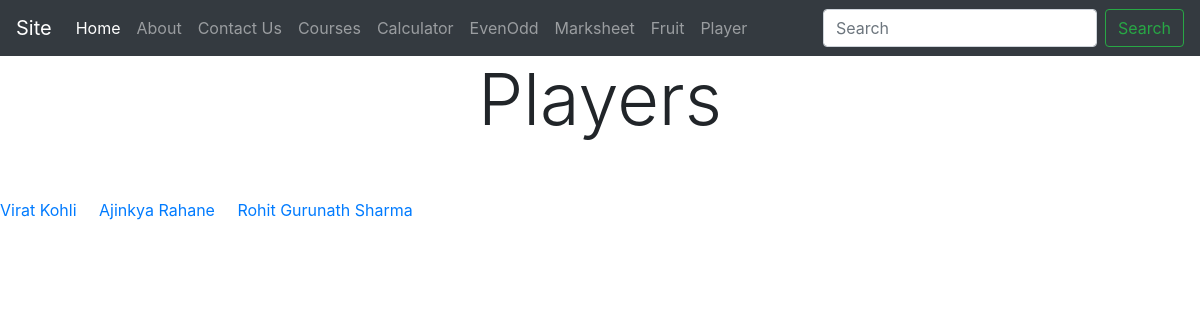
The page /player/ on the database its author committed.
### team/models.py (models this page shows)
class Player(models.Model):
    name = models.CharField(max_length=100)
    age = models.IntegerField()
    detail = HTMLField()   # creating text editor on admin panel

### app/views.py (the view)
# urls.py: path('player/', views.player),
def player(request):
    team = Player.objects.all()
    data = {
        'player': team
    }
    return render(request, 'player.html', data)

### templates/player.html (shortened to what this page needs)
{% include "header.html" %}
{% block content %}
<h1 class="display-3 text-center">Players</h1>
<marquee width="100%" direction="left" height="50px" onmouseover="stop()" onmouseout="start()">
    {% for n in player%}
    <a href="/playerdetail"> {{n.name}} </a> &nbsp;&nbsp;&nbsp;
    {% endfor%}
</marquee>
{% endblock %}

### templates/header.html (shortened to what this page needs)
<!doctype html>
<html lang="en">
<head>
    <link rel="stylesheet" href="https://cdn.jsdelivr.net/npm/bootstrap@4.0.0/dist/css/bootstrap.min.css"
>
</head>
<body>
<nav class="navbar navbar-expand-lg navbar-dark bg-dark">
    <a class="navbar-brand" href="/">Site</a>
    <div class="collapse navbar-collapse" id="navbarSupportedContent">
        <ul class="navbar-nav mr-auto">
            <li class="nav-item active">
                <a class="nav-link" href="/">Home <span class="sr-only">(current)</span></a>
            </li>
            <li class="nav-item">
                <a class="nav-link" href="/about">About</a>
            </li>
            <li class="nav-item">
                <a class="nav-link" href="/contact">Contact Us</a>
            </li>
            <li class="nav-item">
                <a class="nav-link" href="/course">Courses</a>
            </li>
            <li class="nav-item">
                <a class="nav-link" href="/calculator">Calculator</a>
            </li>
            <li class="nav-item">
                <a class="nav-link" href="/evenodd">EvenOdd</a>
            </li>
            <li class="nav-item">
                <a class="nav-link" href="/marksheet">Marksheet</a>
            </li>
             <li class="nav-item">
                <a class="nav-link" href="/fruit">Fruit</a>
            </li>
             <li class="nav-item">
                <a class="nav-link" href="/player">Player</a>
            </li>
        </ul>
        <form class="form-inline my-2 my-lg-0" >
            <input class="form-control mr-sm-2" type="search" placeholder="Search" aria-label="Search">
            <button class="btn btn-outline-success my-2 my-sm-0" type="submit">Search</button>
        </form>
    </div>
</nav>
</body>
</html>

### rows shown on the page
Player: name "Virat Kohli"
Player: name "Ajinkya Rahane"
Player: name "Rohit Gurunath Sharma"
